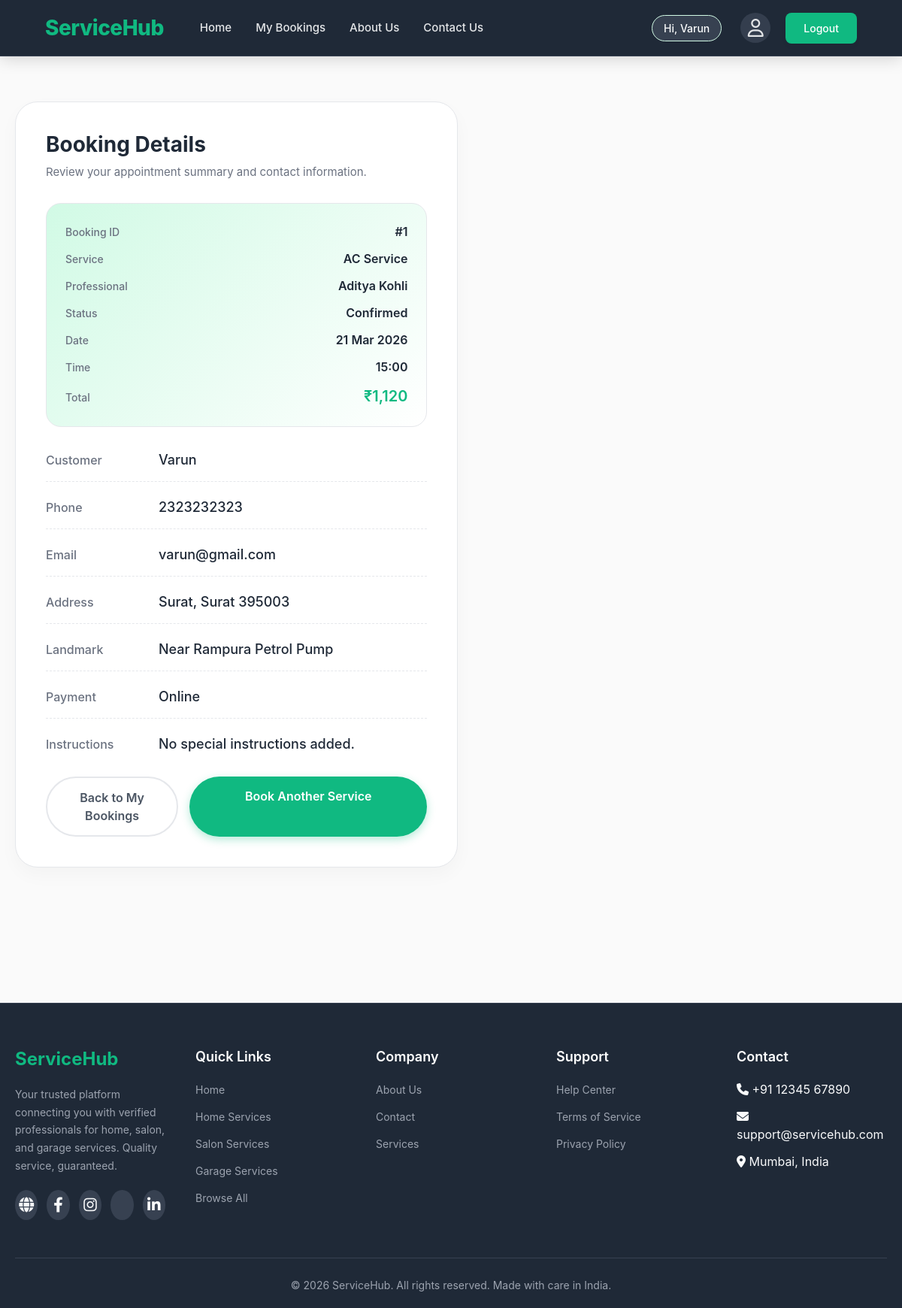
The app's page /booking-details.php?id=1 (signed in) with its own data.
### tables this page shows
CREATE TABLE `bookings` (
  `booking_id` int(11) NOT NULL,
  `user_id` int(11) NOT NULL,
  `service_id` int(11) NOT NULL,
  `provider_id` int(11) NOT NULL,
  `full_name` varchar(120) NOT NULL,
  `phone` varchar(20) NOT NULL,
  `email` varchar(120) NOT NULL,
  `address` text NOT NULL,
  `city` varchar(80) NOT NULL,
  `pincode` varchar(10) NOT NULL,
  `landmark` varchar(150) DEFAULT NULL,
  `booking_date` date NOT NULL,
  `booking_time` varchar(20) NOT NULL,
  `payment_method` enum('online','cash') NOT NULL DEFAULT 'online',
  `special_instructions` text DEFAULT NULL,
  `service_price` decimal(10,2) NOT NULL,
  `gst_amount` decimal(10,2) NOT NULL,
  `total_amount` decimal(10,2) NOT NULL,
  `status` enum('pending','confirmed','completed','cancelled') NOT NULL DEFAULT 'confirmed',
  `created_at` timestamp NOT NULL DEFAULT current_timestamp()
);

CREATE TABLE `services` (
  `id` int(11) NOT NULL,
  `category_id` int(11) NOT NULL,
  `icon` varchar(100) NOT NULL COMMENT 'Stores icon class (FontAwesome) or SVG path',
  `icon_type` enum('fontawesome','svg') DEFAULT 'fontawesome' COMMENT 'Specifies icon rendering method',
  `name` varchar(100) NOT NULL,
  `description` text DEFAULT NULL,
  `professional_count` int(11) DEFAULT 0,
  `is_popular` tinyint(1) DEFAULT 0,
  `created_at` timestamp NOT NULL DEFAULT current_timestamp()
);

CREATE TABLE `provider` (
  `provider_id` int(11) NOT NULL,
  `service_id` int(11) NOT NULL,
  `provider_name` varchar(100) NOT NULL,
  `gender` enum('male','female','other') NOT NULL DEFAULT 'male',
  `phone_no` varchar(15) NOT NULL,
  `email` varchar(120) NOT NULL,
  `address` text DEFAULT NULL,
  `city` varchar(80) DEFAULT NULL,
  `experience_years` int(11) DEFAULT 0,
  `rating` decimal(2,1) DEFAULT 0.0,
  `completed_jobs` int(11) DEFAULT 0,
  `price` decimal(10,2) DEFAULT 0.00,
  `availability` enum('yes','no') DEFAULT 'yes',
  `image_url` varchar(500) DEFAULT NULL,
  `bio` text DEFAULT NULL,
  `created_at` timestamp NOT NULL DEFAULT current_timestamp()
);

### booking-details.php (the view, shortened to what this page needs)
<?php
require_once 'db_conn.php';
$bookingId = isset($_GET['id']) ? (int) $_GET['id'] : 0;
$userId = (int) $_SESSION['user_id'];
$sql = "SELECT b.booking_id, b.full_name, b.phone, b.email, b.address, b.city, b.pincode, b.landmark,
               b.booking_date, b.booking_time, b.payment_method, b.special_instructions, b.total_amount,
               b.status, s.name AS service_name, c.slug AS category_slug, p.provider_name
        FROM bookings b
        INNER JOIN services s ON s.id = b.service_id
        INNER JOIN categories c ON c.id = s.category_id
        INNER JOIN provider p ON p.provider_id = b.provider_id
        WHERE b.booking_id = ? AND b.user_id = ?
        LIMIT 1";
$stmt = $conn->prepare($sql);
$stmt->bind_param("ii", $bookingId, $userId);
$stmt->execute();
$result = $stmt->get_result();
$booking = $result->fetch_assoc();
include 'header.php';
?>
<section class="booking-main-section">
    <div class="booking-container">
        <div class="booking-form-card">
            <h2 class="booking-form-title">Booking Details</h2>
            <p class="booking-form-subtitle">Review your appointment summary and contact information.</p>
            <div class="service-summary-card">
                <div class="summary-details">
                    <div class="summary-row"><span class="summary-label">Booking ID</span><span class="summary-value">#<?php echo (int) $booking['booking_id']; ?></span></div>
                    <div class="summary-row"><span class="summary-label">Service</span><span class="summary-value"><?php echo htmlspecialchars($booking['service_name']); ?></span></div>
                    <div class="summary-row"><span class="summary-label">Professional</span><span class="summary-value"><?php echo htmlspecialchars($booking['provider_name']); ?></span></div>
                    <div class="summary-row"><span class="summary-label">Status</span><span class="summary-value"><?php echo htmlspecialchars(ucfirst($booking['status'])); ?></span></div>
                    <div class="summary-row"><span class="summary-label">Date</span><span class="summary-value"><?php echo htmlspecialchars(date('d M Y', strtotime($booking['booking_date']))); ?></span></div>
                    <div class="summary-row"><span class="summary-label">Time</span><span class="summary-value"><?php echo htmlspecialchars($booking['booking_time']); ?></span></div>
                    <div class="summary-row"><span class="summary-label">Total</span><span class="summary-value price">&#8377;<?php echo number_format((float) $booking['total_amount'], 0); ?></span></div>
                </div>
            </div>
            <div class="info-grid">
                <div class="info-row"><span class="info-label">Customer</span><span class="info-value"><?php echo htmlspecialchars($booking['full_name']); ?></span></div>
                <div class="info-row"><span class="info-label">Phone</span><span class="info-value"><?php echo htmlspecialchars($booking['phone']); ?></span></div>
                <div class="info-row"><span class="info-label">Email</span><span class="info-value"><?php echo htmlspecialchars($booking['email']); ?></span></div>
                <div class="info-row"><span class="info-label">Address</span><span class="info-value"><?php echo htmlspecialchars(trim($booking['address'] . ', ' . $booking['city'] . ' ' . $booking['pincode'])); ?></span></div>
                <div class="info-row"><span class="info-label">Landmark</span><span class="info-value"><?php echo htmlspecialchars($booking['landmark'] ?: 'Not provided'); ?></span></div>
                <div class="info-row"><span class="info-label">Payment</span><span class="info-value"><?php echo htmlspecialchars(ucwords(str_replace('_', ' ', $booking['payment_method']))); ?></span></div>
                <div class="info-row"><span class="info-label">Instructions</span><span class="info-value"><?php echo htmlspecialchars($booking['special_instructions'] ?: 'No special instructions added.'); ?></span></div>
            </div>
            <div class="form-actions">
                <a href="my-bookings.php" class="btn-cancel" style="text-align:center; text-decoration:none;">Back to My Bookings</a>
                <a href="services.php?category=<?php echo urlencode($booking['category_slug']); ?>" class="btn-submit" style="text-align:center; text-decoration:none;">Book Another Service</a>
            </div>
        </div>
    </div>
</section>
<?php include 'footer.php'; ?>

### records on screen
bookings: booking_id "1", service.name "AC Service", provider.provider_name "Aditya Kohli", status "Confirmed", booking_date "21 Mar 2026", booking_time "15:00", total_amount "1,120", full_name "Varun", phone "2323232323", email "varun@gmail.com", address+city+pincode "Surat, Surat 395003", landmark "Near Rampura Petrol Pump", payment_method "Online", special_instructions "No special instructions added."

### other values on screen
$_SESSION['username'] "Varun"
